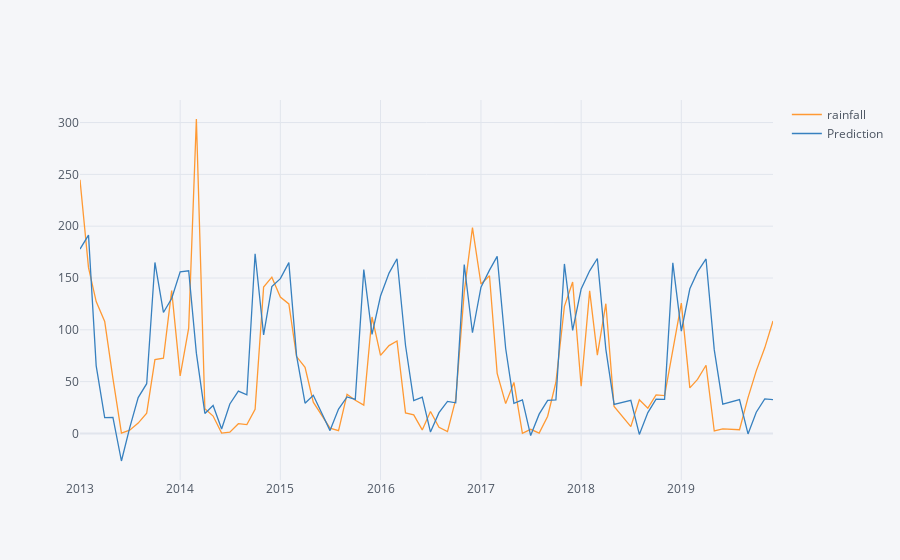

Notebook code cell kept with this figure:
### Markdown cell above
# Predict results and Checking for accuracy scores

### Code cell
future_forecast = model.predict(len(valid))
future_forecast = pd.DataFrame(future_forecast,index =valid.index,columns=['Prediction'])
#iplot.title("Machine Learned the Pattern Predicting Future Values ")
pd.concat([valid,future_forecast],axis=1).iplot()
